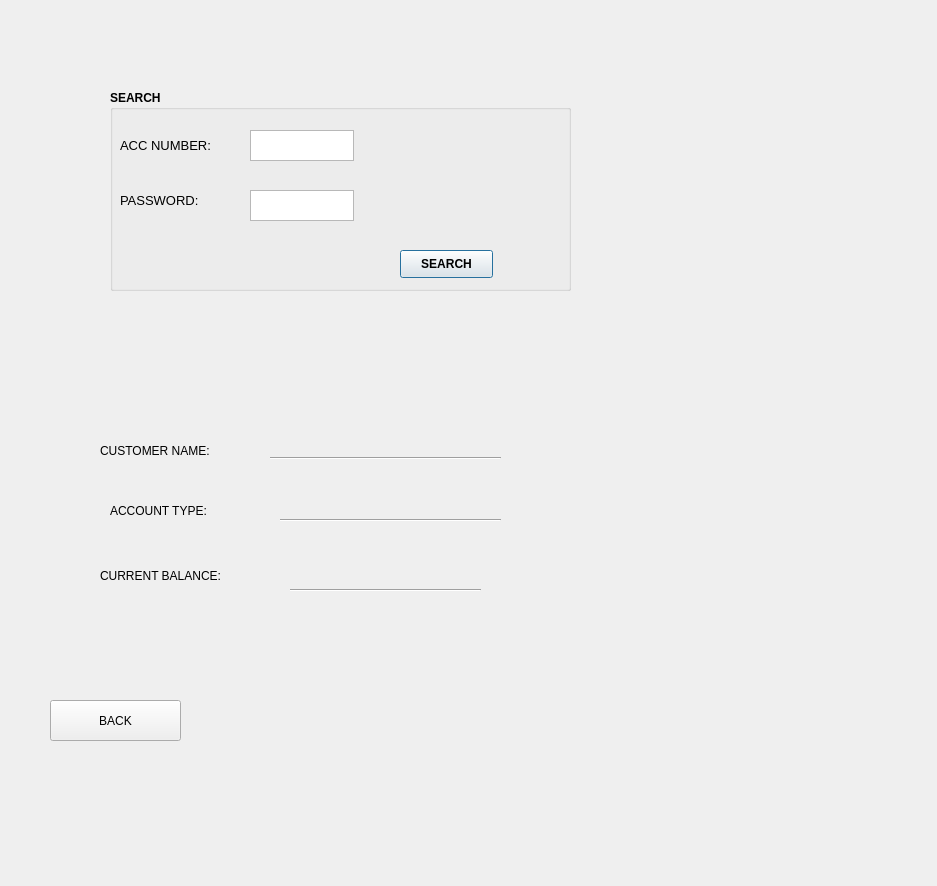
<?xml version="1.0" encoding="UTF-8"?>
<ui version="4.0">
 <class>Dialog</class>
 <widget class="QDialog" name="Dialog">
  <property name="geometry">
   <rect>
    <x>0</x>
    <y>0</y>
    <width>937</width>
    <height>886</height>
   </rect>
  </property>
  <property name="cursor">
   <cursorShape>ArrowCursor</cursorShape>
  </property>
  <property name="windowTitle">
   <string>Dialog</string>
  </property>
  <widget class="QGroupBox" name="groupBox">
   <property name="geometry">
    <rect>
     <x>110</x>
     <y>90</y>
     <width>461</width>
     <height>201</height>
    </rect>
   </property>
   <property name="minimumSize">
    <size>
     <width>461</width>
     <height>0</height>
    </size>
   </property>
   <property name="font">
    <font>
     <family>MS Sans Serif</family>
     <weight>75</weight>
     <bold>true</bold>
    </font>
   </property>
   <property name="title">
    <string>SEARCH</string>
   </property>
   <widget class="QLabel" name="label">
    <property name="geometry">
     <rect>
      <x>10</x>
      <y>40</y>
      <width>121</width>
      <height>31</height>
     </rect>
    </property>
    <property name="font">
     <font>
      <family>MS Shell Dlg 2</family>
      <pointsize>10</pointsize>
      <weight>50</weight>
      <italic>false</italic>
      <bold>false</bold>
     </font>
    </property>
    <property name="styleSheet">
     <string notr="true">font: 10pt &quot;MS Shell Dlg 2&quot;;</string>
    </property>
    <property name="text">
     <string>ACC NUMBER:</string>
    </property>
   </widget>
   <widget class="QLabel" name="label_2">
    <property name="geometry">
     <rect>
      <x>10</x>
      <y>90</y>
      <width>101</width>
      <height>41</height>
     </rect>
    </property>
    <property name="font">
     <font>
      <family>MS Shell Dlg 2</family>
      <pointsize>10</pointsize>
      <weight>50</weight>
      <italic>false</italic>
      <bold>false</bold>
     </font>
    </property>
    <property name="styleSheet">
     <string notr="true">font: 10pt &quot;MS Shell Dlg 2&quot;;</string>
    </property>
    <property name="text">
     <string>PASSWORD:</string>
    </property>
   </widget>
   <widget class="QTextEdit" name="textEdit">
    <property name="geometry">
     <rect>
      <x>140</x>
      <y>40</y>
      <width>104</width>
      <height>31</height>
     </rect>
    </property>
   </widget>
   <widget class="QTextEdit" name="textEdit_2">
    <property name="geometry">
     <rect>
      <x>140</x>
      <y>100</y>
      <width>104</width>
      <height>31</height>
     </rect>
    </property>
   </widget>
   <widget class="QPushButton" name="pushButton">
    <property name="geometry">
     <rect>
      <x>290</x>
      <y>160</y>
      <width>93</width>
      <height>28</height>
     </rect>
    </property>
    <property name="text">
     <string>SEARCH</string>
    </property>
   </widget>
  </widget>
  <widget class="QLabel" name="label_3">
   <property name="geometry">
    <rect>
     <x>100</x>
     <y>430</y>
     <width>151</width>
     <height>41</height>
    </rect>
   </property>
   <property name="styleSheet">
    <string notr="true">font: 10pt &quot;MS Shell Dlg 2&quot;;</string>
   </property>
   <property name="text">
    <string>CUSTOMER NAME:</string>
   </property>
  </widget>
  <widget class="QLabel" name="label_4">
   <property name="geometry">
    <rect>
     <x>110</x>
     <y>490</y>
     <width>141</width>
     <height>41</height>
    </rect>
   </property>
   <property name="styleSheet">
    <string notr="true">font: 10pt &quot;MS Shell Dlg 2&quot;;</string>
   </property>
   <property name="text">
    <string>ACCOUNT TYPE:</string>
   </property>
  </widget>
  <widget class="QLabel" name="label_6">
   <property name="geometry">
    <rect>
     <x>100</x>
     <y>560</y>
     <width>161</width>
     <height>31</height>
    </rect>
   </property>
   <property name="styleSheet">
    <string notr="true">font: 10pt &quot;MS Shell Dlg 2&quot;;</string>
   </property>
   <property name="text">
    <string>CURRENT BALANCE:</string>
   </property>
  </widget>
  <widget class="Line" name="line">
   <property name="geometry">
    <rect>
     <x>270</x>
     <y>450</y>
     <width>231</width>
     <height>16</height>
    </rect>
   </property>
   <property name="orientation">
    <enum>Qt::Horizontal</enum>
   </property>
  </widget>
  <widget class="QLabel" name="label_7">
   <property name="geometry">
    <rect>
     <x>320</x>
     <y>430</y>
     <width>111</width>
     <height>21</height>
    </rect>
   </property>
   <property name="text">
    <string/>
   </property>
  </widget>
  <widget class="Line" name="line_2">
   <property name="geometry">
    <rect>
     <x>280</x>
     <y>510</y>
     <width>221</width>
     <height>20</height>
    </rect>
   </property>
   <property name="orientation">
    <enum>Qt::Horizontal</enum>
   </property>
  </widget>
  <widget class="QLabel" name="label_8">
   <property name="geometry">
    <rect>
     <x>320</x>
     <y>490</y>
     <width>111</width>
     <height>21</height>
    </rect>
   </property>
   <property name="text">
    <string/>
   </property>
  </widget>
  <widget class="QLabel" name="label_9">
   <property name="geometry">
    <rect>
     <x>330</x>
     <y>560</y>
     <width>111</width>
     <height>21</height>
    </rect>
   </property>
   <property name="text">
    <string/>
   </property>
  </widget>
  <widget class="Line" name="line_3">
   <property name="geometry">
    <rect>
     <x>290</x>
     <y>580</y>
     <width>191</width>
     <height>20</height>
    </rect>
   </property>
   <property name="orientation">
    <enum>Qt::Horizontal</enum>
   </property>
  </widget>
  <widget class="QLabel" name="label_5">
   <property name="geometry">
    <rect>
     <x>310</x>
     <y>550</y>
     <width>131</width>
     <height>31</height>
    </rect>
   </property>
   <property name="text">
    <string/>
   </property>
  </widget>
  <widget class="QPushButton" name="pushButton_3">
   <property name="geometry">
    <rect>
     <x>50</x>
     <y>700</y>
     <width>131</width>
     <height>41</height>
    </rect>
   </property>
   <property name="styleSheet">
    <string notr="true">font: 12pt &quot;MS Shell Dlg 2&quot;;</string>
   </property>
   <property name="text">
    <string>BACK</string>
   </property>
  </widget>
  <zorder>label_3</zorder>
  <zorder>label_4</zorder>
  <zorder>label_6</zorder>
  <zorder>line</zorder>
  <zorder>label_7</zorder>
  <zorder>line_2</zorder>
  <zorder>label_8</zorder>
  <zorder>label_9</zorder>
  <zorder>groupBox</zorder>
  <zorder>line_3</zorder>
  <zorder>label_5</zorder>
  <zorder>pushButton_3</zorder>
 </widget>
 <resources/>
 <connections/>
</ui>
